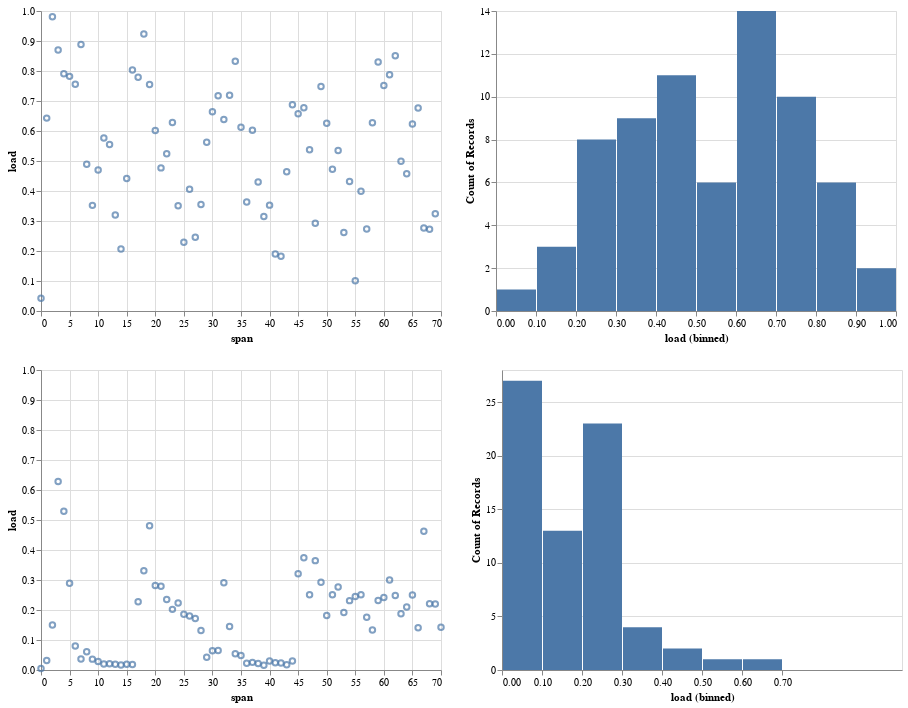

This figure's notebook cell:
### Markdown cell above
### Looking at CPU usage

### Code cell
load_query = """
WITH
sched_slices AS (
  SELECT
    sched.*,
    (sched.ts / (1000 * 1000 * 100)) span
  FROM
    sched
  INNER JOIN thread       ON (sched.utid  = thread.utid)
  INNER JOIN process      ON (thread.upid = process.upid)
  WHERE
        thread.is_main_thread = 1      
    AND process.name = '{p}'
),
first_span AS (
SELECT
    MIN(sched_slices.span) as span
FROM sched_slices
)
SELECT
  CAST(SUM(sched_slices.dur) AS float) / (1000 * 1000 * 100) load,
  sched_slices.span - first_span.span span
FROM sched_slices, first_span
GROUP BY sched_slices.span
ORDER BY sched_slices.span DESC
"""

igload = ig.query(load_query.format(p='com.instagram.android')).as_pandas_dataframe()
twload = tw.query(load_query.format(p='com.twitter.android')).as_pandas_dataframe()

def sched_chart_pair(df):
    return (alt.Chart(df).mark_point().encode(
                x='span', y=alt.Y('load', scale=alt.Scale(domain=(0, 1)))) | \
            alt.Chart(df).mark_bar().encode(
                x=alt.X('load', bin=alt.Bin(step=0.1), scale=alt.Scale(domain=(0, 1))), y='count()'))

sched_chart_pair(twload) & sched_chart_pair(igload)

### Figure 1 — Vega-Lite specification as saved in the notebook (floating-point values rounded to 4 significant figures)
{"config": {"view": {"continuousWidth": 400, "continuousHeight": 300}}, "vconcat": [{"hconcat": [{"mark": "point", "encoding": {"x": {"type": "quantitative", "field": "span"}, "y": {"type": "quantitative", "field": "load", "scale": {"domain": [0, 1]}}}}, {"mark": "bar", "encoding": {"x": {"type": "quantitative", "bin": {"step": 0.1}, "field": "load", "scale": {"domain": [0, 1]}}, "y": {"type": "quantitative", "aggregate": "count"}}}], "data": {"name": "data-56132c2a711034ccdbddfe659ec44adb"}}, {"hconcat": [{"mark": "point", "encoding": {"x": {"type": "quantitative", "field": "span"}, "y": {"type": "quantitative", "field": "load", "scale": {"domain": [0, 1]}}}}, {"mark": "bar", "encoding": {"x": {"type": "quantitative", "bin": {"step": 0.1}, "field": "load", "scale": {"domain": [0, 1]}}, "y": {"type": "quantitative", "aggregate": "count"}}}], "data": {"name": "data-6e97d220c9321a906021c89c71aa74c9"}}], "$schema": "https://vega.github.io/schema/vega-lite/v4.8.1.json", "datasets": {"data-56132c2a711034ccdbddfe659ec44adb": [{"load": 0.3245, "span": 69.0}, {"load": 0.2725, "span": 68.0}, {"load": 0.2765, "span": 67.0}, {"load": 0.6764, "span": 66.0}, {"load": 0.6232, "span": 65.0}, {"load": 0.4572, "span": 64.0}, {"load": 0.4993, "span": 63.0}, {"load": 0.8508, "span": 62.0}, {"load": 0.7871, "span": 61.0}, {"load": 0.7515, "span": 60.0}, {"load": 0.8299, "span": 59.0}, {"load": 0.6275, "span": 58.0}, {"load": 0.2735, "span": 57.0}, {"load": 0.3992, "span": 56.0}, {"load": 0.1009, "span": 55.0}, {"load": 0.4319, "span": 54.0}, {"load": 0.2618, "span": 53.0}, {"load": 0.5349, "span": 52.0}, {"load": 0.4728, "span": 51.0}, {"load": 0.626, "span": 50.0}, {"load": 0.7483, "span": 49.0}, {"load": 0.2927, "span": 48.0}, {"load": 0.5374, "span": 47.0}, {"load": 0.6775, "span": 46.0}, {"load": 0.6577, "span": 45.0}, {"load": 0.6871, "span": 44.0}, {"load": 0.4644, "span": 43.0}, {"load": 0.1823, "span": 42.0}, {"load": 0.1901, "span": 41.0}, {"load": 0.3529, "span": 40.0}, {"load": 0.3146, "span": 39.0}, {"load": 0.4297, "span": 38.0}, {"load": 0.6029, "span": 37.0}, {"load": 0.3634, "span": 36.0}, {"load": 0.6124, "span": 35.0}, {"load": 0.8325, "span": 34.0}, {"load": 0.7194, "span": 33.0}, {"load": 0.6383, "span": 32.0}, {"load": 0.7174, "span": 31.0}, {"load": 0.6644, "span": 30.0}, {"load": 0.5628, "span": 29.0}, {"load": 0.3552, "span": 28.0}, {"load": 0.2457, "span": 27.0}, {"load": 0.4055, "span": 26.0}, {"load": 0.2289, "span": 25.0}, {"load": 0.3509, "span": 24.0}, {"load": 0.6283, "span": 23.0}, {"load": 0.524, "span": 22.0}, {"load": 0.4771, "span": 21.0}, {"load": 0.6019, "span": 20.0}, {"load": 0.7552, "span": 19.0}, {"load": 0.9236, "span": 18.0}, {"load": 0.7795, "span": 17.0}, {"load": 0.8034, "span": 16.0}, {"load": 0.4418, "span": 15.0}, {"load": 0.2064, "span": 14.0}, {"load": 0.32, "span": 13.0}, {"load": 0.555, "span": 12.0}, {"load": 0.5766, "span": 11.0}, {"load": 0.4702, "span": 10.0}, {"load": 0.3521, "span": 9.0}, {"load": 0.4892, "span": 8.0}, {"load": 0.888, "span": 7.0}, {"load": 0.7557, "span": 6.0}, {"load": 0.7821, "span": 5.0}, {"load": 0.7908, "span": 4.0}, {"load": 0.8699, "span": 3.0}, {"load": 0.9808, "span": 2.0}, {"load": 0.6429, "span": 1.0}, {"load": 0.04254, "span": 0.0}], "data-6e97d220c9321a906021c89c71aa74c9": [{"load": 0.1422, "span": 70.0}, {"load": 0.2197, "span": 69.0}, {"load": 0.2211, "span": 68.0}, {"load": 0.4622, "span": 67.0}, {"load": 0.1408, "span": 66.0}, {"load": 0.2496, "span": 65.0}, {"load": 0.2101, "span": 64.0}, {"load": 0.1873, "span": 63.0}, {"load": 0.248, "span": 62.0}, {"load": 0.2998, "span": 61.0}, {"load": 0.2415, "span": 60.0}, {"load": 0.2317, "span": 59.0}, {"load": 0.1332, "span": 58.0}, {"load": 0.1755, "span": 57.0}, {"load": 0.2508, "span": 56.0}, {"load": 0.2451, "span": 55.0}, {"load": 0.2312, "span": 54.0}, {"load": 0.1917, "span": 53.0}, {"load": 0.277, "span": 52.0}, {"load": 0.2506, "span": 51.0}, {"load": 0.1819, "span": 50.0}, {"load": 0.2923, "span": 49.0}, {"load": 0.3646, "span": 48.0}, {"load": 0.2511, "span": 47.0}, {"load": 0.374, "span": 46.0}, {"load": 0.3211, "span": 45.0}, {"load": 0.02989, "span": 44.0}, {"load": 0.01775, "span": 43.0}, {"load": 0.02303, "span": 42.0}, {"load": 0.0238, "span": 41.0}, {"load": 0.03009, "span": 40.0}, {"load": 0.01608, "span": 39.0}, {"load": 0.02137, "span": 38.0}, {"load": 0.02543, "span": 37.0}, {"load": 0.0227, "span": 36.0}, {"load": 0.04816, "span": 35.0}, {"load": 0.05407, "span": 34.0}, {"load": 0.1451, "span": 33.0}, {"load": 0.2911, "span": 32.0}, {"load": 0.06482, "span": 31.0}, {"load": 0.06412, "span": 30.0}, {"load": 0.0425, "span": 29.0}, {"load": 0.1316, "span": 28.0}, {"load": 0.1716, "span": 27.0}, {"load": 0.18, "span": 26.0}, {"load": 0.1856, "span": 25.0}, {"load": 0.2232, "span": 24.0}, {"load": 0.2021, "span": 23.0}, {"load": 0.2353, "span": 22.0}, {"load": 0.2788, "span": 21.0}, {"load": 0.2816, "span": 20.0}, {"load": 0.481, "span": 19.0}, {"load": 0.3311, "span": 18.0}, {"load": 0.2278, "span": 17.0}, {"load": 0.0181, "span": 16.0}, {"load": 0.01948, "span": 15.0}, {"load": 0.01649, "span": 14.0}, {"load": 0.01913, "span": 13.0}, {"load": 0.02099, "span": 12.0}, {"load": 0.01988, "span": 11.0}, {"load": 0.02862, "span": 10.0}, {"load": 0.03621, "span": 9.0}, {"load": 0.0611, "span": 8.0}, {"load": 0.03657, "span": 7.0}, {"load": 0.07973, "span": 6.0}, {"load": 0.289, "span": 5.0}, {"load": 0.5292, "span": 4.0}, {"load": 0.628, "span": 3.0}, {"load": 0.1502, "span": 2.0}, {"load": 0.03197, "span": 1.0}, {"load": 0.005139, "span": 0.0}]}}
